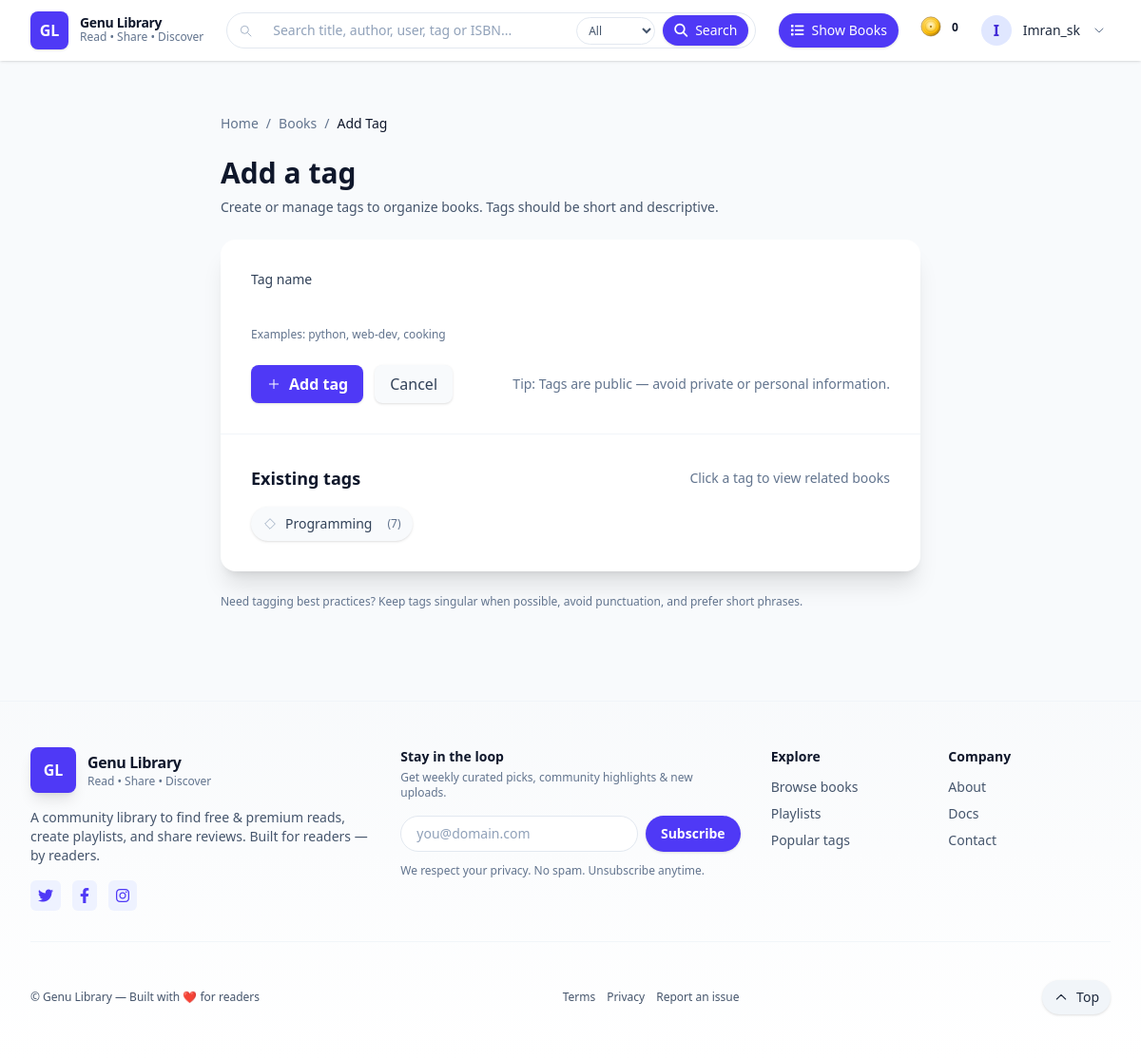
Before: /books/tag/add/ (signed in) with the older database file.
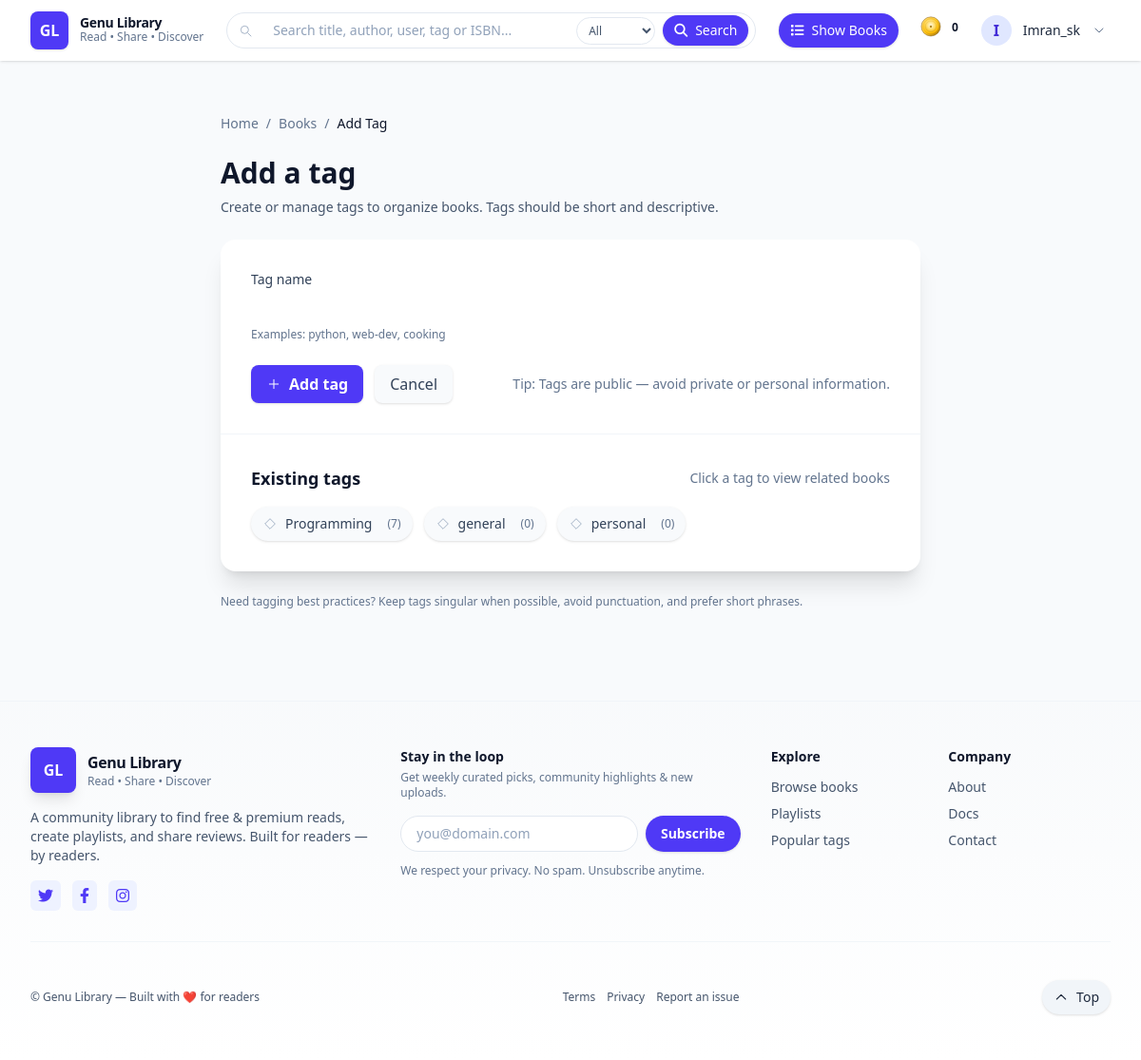
After: the same page with the newer database file.
### books/models.py (models this page shows, shortened)
class Tag(models.Model):
    name = models.CharField(max_length=100, unique=True)
    @property
    def tag_count(self):
        return self.taged_books.count

### books/views.py (the view, shortened to what this page needs)
# urls.py: path('tag/add/', AddTagView.as_view(), name='add_tag'),
class AddTagView(LoginRequiredMixin, CreateView):
    model = Tag
    form_class = TagForm
    template_name = 'books/add_tags.html'
    def get_context_data(self, **kwargs):
        context = super().get_context_data(**kwargs)
        context['tags'] = Tag.objects.all().order_by('name')
        return context

### books/templates/books/add_tags.html (shortened to what this page needs)
{% extends 'base.html' %}
{% block content %}
<div class="max-w-3xl mx-auto px-4 py-8">
  <nav class="text-sm text-slate-500 mb-6" aria-label="Breadcrumb">
    <ol class="flex items-center space-x-2">
      <li><a href="{% url 'homepage' %}" class="hover:underline">Home</a></li>
      <li>/</li>
      <li><a href="{% url 'books:book_list' %}" class="hover:underline">Books</a></li>
      <li>/</li>
      <li class="text-slate-900 font-medium">Add Tag</li>
    </ol>
  </nav>
  <header class="mb-6">
    <h1 class="text-2xl sm:text-3xl font-extrabold text-slate-900">Add a tag</h1>
    <p class="mt-2 text-sm text-slate-600">Create or manage tags to organize books. Tags should be short and descriptive.</p>
  </header>
  <main class="bg-white dark:bg-slate-900 rounded-2xl shadow-xl overflow-hidden">
    <div class="p-6 md:p-8">
      <form method="post" class="grid grid-cols-1 gap-4">
        <div>
          <label for="id_name" class="block text-sm font-medium text-slate-700 dark:text-slate-200 mb-2">Tag name</label>
          {{ form.name }}
          {% if form.name.errors %}
            <p class="mt-2 text-xs text-rose-600">{{ form.name.errors|join:", " }}</p>
          {% else %}
            <p class="mt-2 text-xs text-slate-500">Examples: <span class="font-medium">python</span>, <span class="font-medium">web-dev</span>, <span class="font-medium">cooking</span></p>
          {% endif %}
        </div>
        <div class="flex flex-col sm:flex-row sm:items-center sm:justify-between gap-3 mt-2">
          <div class="flex items-center gap-3">
            <button type="submit" class="inline-flex items-center gap-2 px-4 py-2 rounded-lg bg-indigo-600 hover:bg-indigo-700 text-white font-semibold shadow">
              <svg class="w-4 h-4" viewBox="0 0 24 24" fill="none"><path d="M12 5v14M5 12h14" stroke="currentColor" stroke-width="1.5" stroke-linecap="round" stroke-linejoin="round"/></svg>
              Add tag
            </button>
            <a href="{% url 'books:book_list' %}" class="inline-flex items-center gap-2 px-4 py-2 rounded-lg bg-slate-50 hover:bg-slate-100 text-slate-700 shadow-sm">
              Cancel
            </a>
          </div>
          <div class="text-sm text-slate-500">
            Tip: Tags are public — avoid private or personal information.
          </div>
        </div>
      </form>
    </div>
    <div class="border-t border-slate-100 dark:border-slate-800"></div>
    <div class="p-6 md:p-8">
      <div class="flex items-center justify-between">
        <h2 class="text-lg font-semibold text-slate-900 dark:text-slate-100">Existing tags</h2>
        <p class="text-sm text-slate-500">Click a tag to view related books</p>
      </div>
      {% if tags %}
        <div class="mt-4 flex flex-wrap gap-3">
          {% for t in tags %}
            <a href="{% url 'books:book_list' %}?tag={{ t.name }}" class="inline-flex items-center gap-2 px-3 py-2 rounded-full bg-slate-50 hover:bg-slate-100 text-sm text-slate-700 shadow-sm">
              <svg class="w-4 h-4 text-slate-400" viewBox="0 0 24 24" fill="none"><path d="M20 12l-8 8-8-8 8-8 8 8z" stroke="currentColor" stroke-width="1.2" stroke-linejoin="round"/></svg>
              {{ t.name }}
              <span class="ml-2 text-xs text-slate-500">({{ t.tag_count }})</span>
            </a>
          {% endfor %}
        </div>
      {% else %}
        <p class="mt-4 text-sm text-slate-500">No tags yet. Add the first tag to get started.</p>
      {% endif %}
    </div>
  </main>
  <div class="mt-6 text-xs text-slate-500">
    <p>Need tagging best practices? Keep tags singular when possible, avoid punctuation, and prefer short phrases.</p>
  </div>
</div>
{% endblock %}

### templates/base.html (shortened to what this page needs)
{% load widget_tweaks %}
{% load static %}
{% load humanize %}
<!DOCTYPE html>
<html lang="en">
<head>
  <script src="https://cdn.jsdelivr.net/npm/@tailwindcss/browser@4"></script>
  <link href="https://cdnjs.cloudflare.com/ajax/libs/font-awesome/6.4.0/css/all.min.css" rel="stylesheet">
  <link rel="stylesheet" href="https://unpkg.com/boxicons@2.1.2/css/boxicons.min.css" />
</head>
<body class="bg-slate-50 dark:bg-slate-900 text-slate-900 dark:text-slate-100 antialiased">
<header id="site-header" class="bg-white dark:bg-slate-800/60 backdrop-blur sticky top-0 z-50 shadow-sm">
  <div class="site-max mx-auto px-4 sm:px-6 lg:px-8">
    <div class="flex items-center gap-4 justify-between h-16">
      <div class="flex items-center gap-3">
        <a href="{% url 'homepage' %}" class="inline-flex items-center gap-3">
          <div class="w-10 h-10 rounded-lg bg-indigo-600 flex items-center justify-center text-white font-bold shadow">
            GL
          </div>
          <div class="hidden sm:block">
            <div class="text-sm font-extrabold leading-none tracking-tight">Genu Library</div>
            <div class="text-xs text-slate-500 dark:text-slate-300">Read • Share • Discover</div>
          </div>
        </a>
      </div>
      <div class="flex-1 hidden md:flex items-center justify-center px-2">
        <form action="{% url 'books:book_list' %}" method="get" class="w-full max-w-2xl relative" role="search" aria-label="Site search">
          <input id="global-search"
                 name="q"
                 type="search"
                 autocomplete="off"
                 placeholder="Search title, author, user, tag or ISBN..."
                 value="{{ request.GET.q|default:'' }}"
                 data-suggestions-url="{% url 'books:search_suggestions' %}"
                 class="w-full rounded-full border border-slate-200 dark:border-slate-700 bg-white dark:bg-slate-800 pl-12 pr-32 py-2 text-sm text-slate-800 dark:text-slate-100 placeholder:text-slate-400 focus:ring-2 focus:ring-indigo-400 focus:outline-none" />
          <div class="absolute left-3 top-1/2 -translate-y-1/2 text-slate-400 pointer-events-none">
          </div>
          <div class="absolute right-2 top-1/2 -translate-y-1/2 flex items-center gap-2">
            <select name="type"
                    id="search-type"
                    class="hidden sm:block text-xs border border-slate-200 dark:border-slate-700 rounded-full px-2 py-1 bg-white dark:bg-slate-800 text-slate-600 dark:text-slate-300 focus:ring-2 focus:ring-indigo-400"
                    aria-label="Search type">
              <option value="">All</option>
            </select>
            <button type="submit"
                    aria-label="Search"
                    class="inline-flex items-center gap-2 px-3 py-1.5 rounded-full bg-indigo-600 text-white text-sm font-medium shadow hover:bg-indigo-700 focus:outline-none focus-visible:ring-2 focus-visible:ring-indigo-400">
                    <i class="fa-solid fa-magnifying-glass"></i>
              <span class="hidden sm:inline">Search</span>
            </button>
          </div>
        </form>
      </div>
      <div class="flex items-center gap-3">
        {% if user.is_authenticated %}
          <a href="{% url 'books:book_list' %}"
             class="hidden sm:inline-flex items-center gap-2 px-3 py-2 rounded-full bg-indigo-600 hover:bg-indigo-700 text-white text-sm font-medium shadow transition-fast focus:outline-none focus-visible:ring-2 focus-visible:ring-indigo-400"
             title="Add a new book">
             <i class="fa-solid fa-list"></i>
            Show Books
          </a>
        {% endif %}
<button id="theme-toggle"
class="p-2 rounded-full hover:bg-slate-100 dark:hover:bg-slate-700 transition-fast focus:outline-none focus-visible:ring-2 focus-visible:ring-indigo-400"
title="Toggle color theme / balance"
aria-pressed="false">
<span class="inline-flex items-center gap-2">
<span class="text-xs font-semibold hidden sm:inline" title="{{ profile.balance|default:user_balance|default:'0'|intcomma }}">
{{ user_balance }}
</span>
</span>
</button>
        {% if user.is_authenticated %}
          <div class="relative" id="user-menu-wrapper">
            <button id="user-menu-button"
                    type="button"
                    aria-haspopup="true"
                    aria-expanded="false"
                    class="flex items-center gap-3 p-1 rounded-full hover:bg-slate-100 dark:hover:bg-slate-700 transition-fast focus:outline-none focus-visible:ring-2 focus-visible:ring-indigo-400">
              {% if user.profile.avatar %}
                <img src="{{ user.profile.avatar.url }}" alt="{{ user.username }}'s avatar"
                     class="w-8 h-8 rounded-full object-cover border border-slate-200 dark:border-slate-600 shadow-sm">
              {% else %}
                <span class="w-8 h-8 rounded-full bg-indigo-100 text-indigo-700 flex items-center justify-center font-semibold">
                  {{ user.username|slice:":1"|upper }}
                </span>
              {% endif %}
              <span class="hidden sm:block text-sm font-medium text-slate-800 dark:text-slate-100">{{ user.username }}</span>
              <svg id="user-menu-chevron" class="w-4 h-4 text-slate-500 transition-transform" viewBox="0 0 24 24" fill="none" aria-hidden="true">
                <path d="M6 9l6 6 6-6" stroke="currentColor" stroke-width="1.5" stroke-linecap="round" stroke-linejoin="round"/>
              </svg>
            </button>
          </div>
        {% endif %}
      </div>
    </div>
  </div>
</header>
  <main class="site-max mx-auto px-4 sm:px-6 lg:px-8 mt-6">
    {% block content %}{% endblock %}
  </main>
<footer class="mt-16 bg-gradient-to-t from-white to-slate-50 dark:from-slate-900 dark:to-slate-800/40 border-t border-slate-100 dark:border-slate-700">
  <div class="site-max mx-auto px-4 sm:px-6 lg:px-8 py-12">
    <div class="grid grid-cols-1 md:grid-cols-3 gap-8 items-start">
      <div class="space-y-4">
        <a href="{% url 'homepage' %}" class="inline-flex items-center gap-3">
          <div class="w-12 h-12 rounded-lg bg-indigo-600 flex items-center justify-center text-white font-extrabold shadow-lg">
            GL
          </div>
          <div>
            <div class="text-base font-extrabold text-slate-900 dark:text-slate-100 tracking-tight">Genu Library</div>
            <div class="text-xs text-slate-500 dark:text-slate-300">Read • Share • Discover</div>
          </div>
        </a>
        <p class="text-sm text-slate-600 dark:text-slate-300 max-w-sm">
          A community library to find free & premium reads, create playlists, and share reviews. Built for readers — by readers.
        </p>
        <div class="flex items-center gap-3">
          <a href="#" class="inline-flex items-center justify-center p-2 rounded-md bg-indigo-50 text-indigo-600 hover:bg-indigo-100 transition" aria-label="Genu Library on Twitter">
            <i class="fab fa-twitter"></i>
          </a>
          <a href="#" class="inline-flex items-center justify-center p-2 rounded-md bg-indigo-50 text-indigo-600 hover:bg-indigo-100 transition" aria-label="Genu Library on Facebook">
            <i class="fab fa-facebook-f"></i>
          </a>
          <a href="#" class="inline-flex items-center justify-center p-2 rounded-md bg-indigo-50 text-indigo-600 hover:bg-indigo-100 transition" aria-label="Genu Library on Instagram">
            <i class="fab fa-instagram"></i>
          </a>
        </div>
      </div>
      <div class="md:col-span-1">
        <h3 class="text-sm font-semibold text-slate-900 dark:text-slate-100">Stay in the loop</h3>
        <p class="text-xs text-slate-500 dark:text-slate-400 mt-1">Get weekly curated picks, community highlights & new uploads.</p>
        <form id="newsletter-form" class="mt-4 flex gap-2">
          <input id="newsletter-email" name="email" type="email" required
                 placeholder="you@domain.com"
                 class="flex-1 rounded-full border border-slate-200 dark:border-slate-700 bg-white dark:bg-slate-800 px-4 py-2 text-sm placeholder:text-slate-400 focus:ring-2 focus:ring-indigo-400 focus:outline-none"
                 aria-label="Email for newsletter">
          <button type="submit"
                  class="inline-flex items-center gap-2 px-4 py-2 rounded-full bg-indigo-600 text-white text-sm font-semibold shadow hover:bg-indigo-700 focus:outline-none focus-visible:ring-2 focus-visible:ring-indigo-400"
                  aria-label="Subscribe to newsletter">
            Subscribe
          </button>
        </form>
        <p class="mt-3 text-xs text-slate-500 dark:text-slate-400">We respect your privacy. No spam. Unsubscribe anytime.</p>
      </div>
      <div class="grid grid-cols-2 gap-4">
        <div>
          <h4 class="text-sm font-semibold text-slate-900 dark:text-slate-100">Explore</h4>
          <ul class="mt-3 space-y-2 text-sm text-slate-600 dark:text-slate-300">
            <li><a href="{% url 'books:book_list' %}" class="hover:underline">Browse books</a></li>
            <li><a href="{% url 'books:playlist_list' %}" class="hover:underline">Playlists</a></li>
            <li><a href="{% url 'books:book_list' %}?tag=popular" class="hover:underline">Popular tags</a></li>
          </ul>
        </div>
        <div>
          <h4 class="text-sm font-semibold text-slate-900 dark:text-slate-100">Company</h4>
          <ul class="mt-3 space-y-2 text-sm text-slate-600 dark:text-slate-300">
            <li><a href="#" class="hover:underline">About</a></li>
            <li><a href="#" class="hover:underline">Docs</a></li>
            <li><a href="#" class="hover:underline">Contact</a></li>
          </ul>
        </div>
      </div>
    </div>
    <div class="mt-8 border-t border-slate-100 dark:border-slate-700 pt-6"></div>
    <div class="mt-4 flex flex-col sm:flex-row items-center justify-between gap-4">
      <div class="text-xs text-slate-600 dark:text-slate-300">
        © {{ now.year }} Genu Library — Built with <span aria-hidden="true">❤️</span> for readers
      </div>
      <div class="flex items-center gap-3">
        <a href="#" class="text-xs text-slate-600 dark:text-slate-300 hover:underline">Terms</a>
        <a href="#" class="text-xs text-slate-600 dark:text-slate-300 hover:underline">Privacy</a>
        <a href="#" class="text-xs text-slate-600 dark:text-slate-300 hover:underline">Report an issue</a>
      </div>
      <div class="flex items-center justify-end w-full sm:w-auto">
        <button id="back-to-top" type="button"
                class="hidden md:inline-flex items-center gap-2 px-3 py-2 rounded-full bg-slate-100 dark:bg-slate-700 text-slate-800 dark:text-slate-100 text-sm shadow-sm hover:bg-slate-200 focus:outline-none focus-visible:ring-2 focus-visible:ring-indigo-400"
                title="Back to top" aria-label="Scroll back to top">
          <svg class="w-4 h-4" viewBox="0 0 24 24" fill="none" aria-hidden="true"><path d="M5 15l7-7 7 7" stroke="currentColor" stroke-width="1.6" stroke-linecap="round" stroke-linejoin="round"/></svg>
          Top
        </button>
      </div>
    </div>
  </div>
</footer>
</body>
</html>

Changed rows visible on the page:
added Tag: name "general", tag_count "0"
added Tag: name "personal", tag_count "0"
